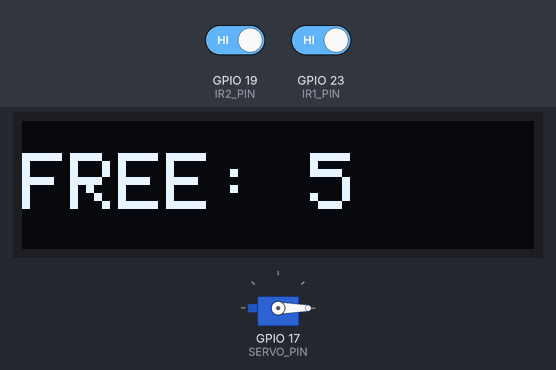
A sketch run on a simulated ESP32. Parts: servo, 128×32 one-colour display. The test bench sets the inputs (shaded band); at power-on: GPIO 23 (IR1_PIN) HIGH, GPIO 19 (IR2_PIN) HIGH. What the sketch prints to the serial monitor is not drawn.

Above: at 1.2 s.
1.3 s: GPIO 23 (IR1_PIN) driven LOW
At 2.1 s:
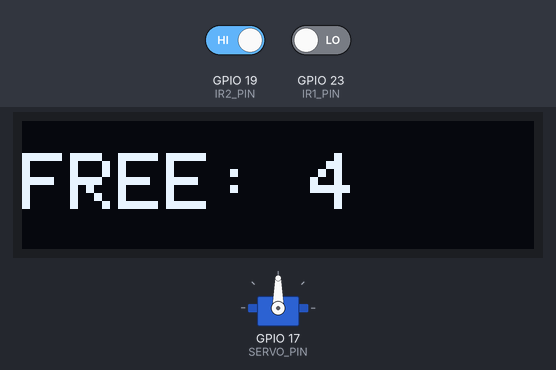
4.3 s: GPIO 23 (IR1_PIN) driven HIGH
At 5.8 s:
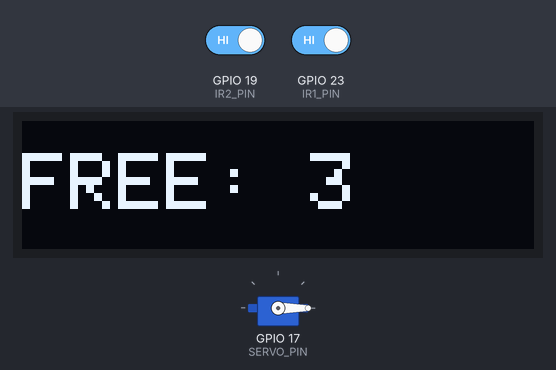
6.8 s: GPIO 19 (IR2_PIN) driven LOW
At 10.2 s:
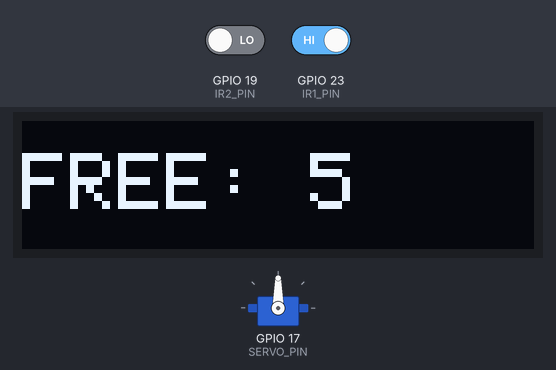
Timing chart, 0 to 12.3 s (numbered marks = the images above; inputs shaded):
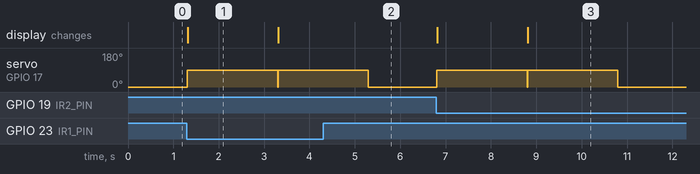

The sketch:

Parking_verzia_final.ino
```cpp
#include <Wire.h>
#include <Adafruit_GFX.h>
#include <Adafruit_SSD1306.h>
#include <ESP32Servo.h>

// ---------- PINY ----------
#define IR1_PIN 23   // vjazd
#define IR2_PIN 19   // vystup
#define SERVO_PIN 17

Servo gateServo;
const int GATE_OPEN = 90;
const int GATE_CLOSED = 0;

#define MAX_CARS 5
int freeSpots = MAX_CARS;

// OLED
Adafruit_SSD1306 display(128, 32, &Wire, -1);

// ---------- TIMER ----------
unsigned long gateTimer = 0;               // cas otvorenia brány
const unsigned long GATE_OPEN_TIME = 2000; // 2 sekundy

// ---------- STAVY ----------
bool gateOpen = false; // je brána otvorená

// ---------- FUNKCIE ----------
void openGate() {
  gateServo.write(GATE_OPEN);
  gateTimer = millis();
  gateOpen = true;
  Serial.println("Rampa otvorena");
}

void closeGate() {
  gateServo.write(GATE_CLOSED);
  gateOpen = false;
  Serial.println("Rampa zatvorena");
}

void updateDisplay() {
  display.clearDisplay();
  display.setTextSize(2);
  display.setTextColor(SSD1306_WHITE);
  display.setCursor(0, 8);
  display.print("FREE: ");
  display.print(freeSpots);
  display.display();
}

// ---------- SETUP ----------
void setup() {
  Serial.begin(115200);

  pinMode(IR1_PIN, INPUT);
  pinMode(IR2_PIN, INPUT);

  // Servo ESP32
  gateServo.setPeriodHertz(50);
  gateServo.attach(SERVO_PIN, 500, 2400);
  closeGate();

  // OLED
  Wire.begin(27, 25);    // SDA, SCL
  if (!display.begin(SSD1306_SWITCHCAPVCC, 0x3C)) {
    Serial.println("OLED chyba");
    while (1);
  }
  updateDisplay();
}

// ---------- LOOP ----------
void loop() {
  int ir1 = digitalRead(IR1_PIN);
  int ir2 = digitalRead(IR2_PIN);

  // -------- VJAZD --------
  if (!gateOpen && ir1 == LOW && freeSpots > 0) {
    openGate();
    freeSpots--;
    updateDisplay();
  }

  // -------- VÝJAZD --------
  if (!gateOpen && ir2 == LOW && freeSpots < MAX_CARS) {
    openGate();
    freeSpots++;
    updateDisplay();
  }

  // -------- ZATVORENIE PO ČASE --------
  if (gateOpen && (millis() - gateTimer >= GATE_OPEN_TIME)) {
    closeGate();
  }
}
```

Measured:
- after the input at 1.3 s, servo on GPIO 17 (SERVO_PIN): 0° → 90° at once; the display: changes at once (image 1)
- after the input at 4.3 s, servo on GPIO 17 (SERVO_PIN): goes on until 5.3 s, then stays 0°
- after the input at 6.8 s, servo on GPIO 17 (SERVO_PIN): 0° → 90° at once, → 0° 4.0 s later; the display: first changes at once (image 3 shows a later state)
- what the display in image 1 shows lasts 2.0 s, from 1.3 s to 3.3 s
